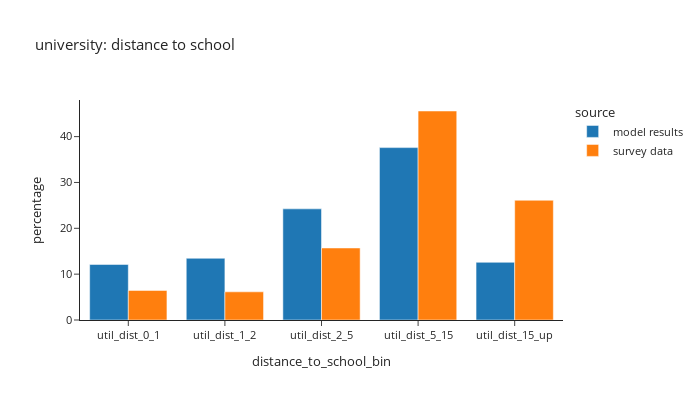
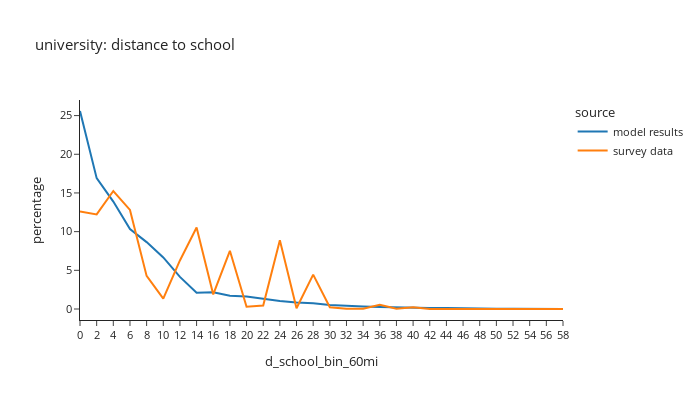

Here is the notebook cell these charts were saved with, in order:
### Code cell
# distance to school: university
plot_distance(per_data,'is_university',"university: distance to school")

### Figure 1 — Plotly figure (JSON) as saved in the notebook; plotly's stock layout.template omitted (floating-point values rounded to 4 significant figures)
{"data": [{"alignmentgroup": "True", "hovertemplate": "source=model results<br>distance_to_school_bin=%{x}<br>percentage=%{y}<extra></extra>", "legendgroup": "model results", "marker": {"color": "#1F77B4", "pattern": {"shape": ""}}, "name": "model results", "offsetgroup": "model results", "orientation": "v", "showlegend": true, "textposition": "auto", "type": "bar", "x": ["util_dist_0_1", "util_dist_1_2", "util_dist_2_5", "util_dist_5_15", "util_dist_15_up"], "xaxis": "x", "y": [12.11, 13.46, 24.24, 37.6, 12.58], "yaxis": "y"}, {"alignmentgroup": "True", "hovertemplate": "source=survey data<br>distance_to_school_bin=%{x}<br>percentage=%{y}<extra></extra>", "legendgroup": "survey data", "marker": {"color": "#FF7F0E", "pattern": {"shape": ""}}, "name": "survey data", "offsetgroup": "survey data", "orientation": "v", "showlegend": true, "textposition": "auto", "type": "bar", "x": ["util_dist_0_1", "util_dist_1_2", "util_dist_2_5", "util_dist_5_15", "util_dist_15_up"], "xaxis": "x", "y": [6.446, 6.144, 15.71, 45.59, 26.11], "yaxis": "y"}], "layout": {"barmode": "group", "font": {"size": 11}, "height": 400, "legend": {"title": {"text": "source"}, "tracegroupgap": 0}, "title": {"text": "university: distance to school"}, "width": 700, "xaxis": {"anchor": "y", "domain": [0.0, 1.0], "title": {"text": "distance_to_school_bin"}}, "yaxis": {"anchor": "x", "domain": [0.0, 1.0], "title": {"text": "percentage"}}}}

### Figure 2 — Plotly figure (JSON) as saved in the notebook; plotly's stock layout.template omitted (floating-point values rounded to 4 significant figures)
{"data": [{"hovertemplate": "source=model results<br>d_school_bin_60mi=%{x}<br>percentage=%{y}<extra></extra>", "legendgroup": "model results", "line": {"color": "#1F77B4", "dash": "solid"}, "marker": {"symbol": "circle"}, "mode": "lines", "name": "model results", "orientation": "v", "showlegend": true, "type": "scatter", "x": ["0", "2", "4", "6", "8", "10", "12", "14", "16", "18", "20", "22", "24", "26", "28", "30", "32", "34", "36", "38", "40", "42", "44", "46", "48", "50", "52", "54", "56", "58"], "xaxis": "x", "y": [25.59, 16.91, 13.88, 10.35, 8.646, 6.665, 4.153, 2.097, 2.154, 1.702, 1.627, 1.327, 1.021, 0.8448, 0.7276, 0.5106, 0.3847, 0.3236, 0.2594, 0.1976, 0.1328, 0.1415, 0.1141, 0.0636, 0.06609, 0.02993, 0.03367, 0.01808, 0.01559, 0.01247], "yaxis": "y"}, {"hovertemplate": "source=survey data<br>d_school_bin_60mi=%{x}<br>percentage=%{y}<extra></extra>", "legendgroup": "survey data", "line": {"color": "#FF7F0E", "dash": "solid"}, "marker": {"symbol": "circle"}, "mode": "lines", "name": "survey data", "orientation": "v", "showlegend": true, "type": "scatter", "x": ["0", "2", "4", "6", "8", "10", "12", "14", "16", "18", "20", "22", "24", "26", "28", "30", "32", "34", "36", "38", "40", "42", "44", "46", "48", "50", "52", "54", "56", "58"], "xaxis": "x", "y": [12.59, 12.23, 15.25, 12.81, 4.278, 1.342, 6.278, 10.53, 1.879, 7.525, 0.2934, 0.4568, 8.889, 0.09903, 4.439, 0.2299, 0.01883, 0.04341, 0.546, 0.04066, 0.232, 0.0, 0.0, 0.0, 0.0, 0.0, 0.0, 0.0, 0.0, 0.0], "yaxis": "y"}], "layout": {"font": {"size": 11}, "height": 400, "legend": {"title": {"text": "source"}, "tracegroupgap": 0}, "title": {"text": "university: distance to school"}, "width": 700, "xaxis": {"anchor": "y", "domain": [0.0, 1.0], "title": {"text": "d_school_bin_60mi"}}, "yaxis": {"anchor": "x", "domain": [0.0, 1.0], "title": {"text": "percentage"}}}}
